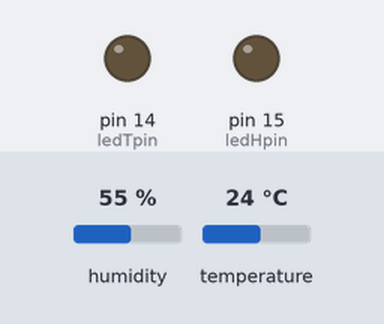
A sketch run on a simulated Arduino Uno, built with avr-gcc and run on an emulated ATmega328P. Shown: output pins drawn as LEDs (lit = HIGH). The test bench sets the inputs (shaded band); at power-on: humidity 55 %, temperature 24 °C. What the sketch prints to the serial monitor is not drawn.

Above: at 6.2 s.
6.3 s: humidity set to 59 %
At 8.4 s:
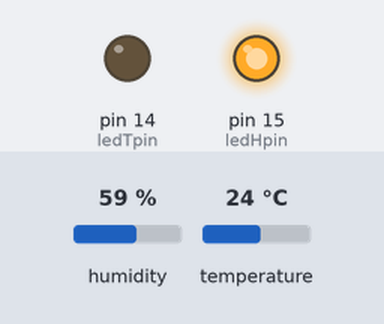
9.0 s: temperature set to 28 °C
11.7 s: temperature set to 31 °C
At 14.6 s:
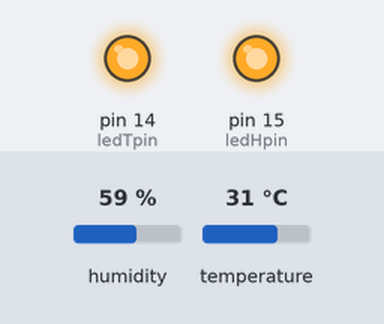
15.7 s: humidity set to 22 %
At 18.4 s:
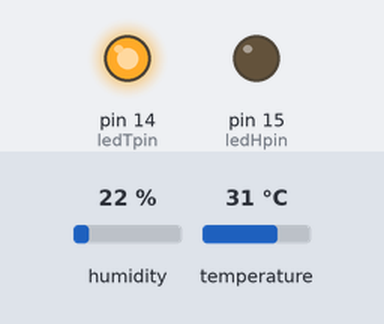
18.7 s: humidity set to 68 %
At 19.6 s:
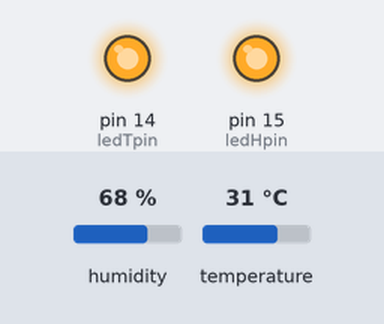
21.4 s: humidity set to 40 %
At 24.6 s:
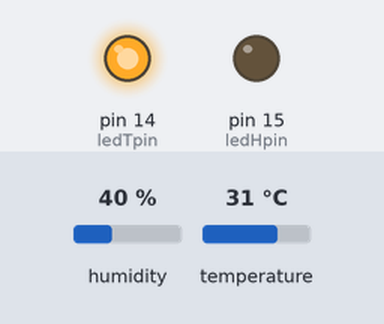
Timing chart, 0 to 25.8 s (numbered marks = the images above; inputs shaded):
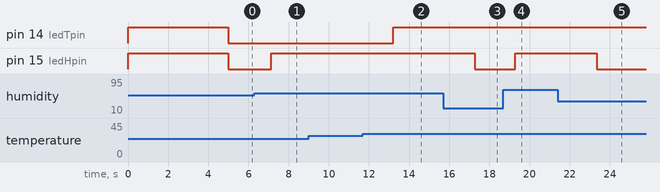

Measured:
- the behaviour switches between 57 and 58 % on humidity (found by bisection; images 0 and 1)
- the behaviour switches between 29 and 30 °C on temperature (found by bisection; images 1 and 2)
- after the input at 6.3 s, pin 15 (ledHpin): LOW → HIGH after 0.83 s
- after the input at 9.0 s, every drawn part: stays the same
- after the input at 11.7 s, pin 14 (ledTpin): LOW → HIGH after 1.5 s
- after the input at 15.7 s, pin 15 (ledHpin): HIGH → LOW after 1.6 s
- after the input at 18.7 s, pin 15 (ledHpin): LOW → HIGH after 0.59 s
- after the input at 21.4 s, pin 15 (ledHpin): HIGH → LOW after 1.9 s

The sketch:

fsiap_01.ino
```cpp
#include <Adafruit_Sensor.h>
#include <DHT.h>
#include <DHT_U.h>


#define DHTPIN 0
//int sensorPin = 0;

#define DHTTYPE DHT11

int firstReadingT = 0;
int firstReadingH = 0;

int ledTpin = 14;
int ledHpin = 15;

  char* t;
  char* h;

DHT dht(DHTPIN, DHTTYPE);

void setup() {
  Serial.begin(9600);
  dht.begin();
  pinMode(ledTpin, OUTPUT);
  pinMode(ledHpin, OUTPUT);
  digitalWrite(ledTpin, HIGH);
  digitalWrite(ledHpin, HIGH);
  delay(5000);
  digitalWrite(ledTpin, LOW);
  digitalWrite(ledHpin, LOW);
  t = "OFF";
  t = "OFF";
  firstReadingT = dht.readTemperature();
  firstReadingH = dht.readHumidity();
  Serial.println("Temperature;Unit;Initial;Unit;Difference;Unit;Status;Humidity;Unit;Initial;Unit;Difference;Unit;Status;Time");
}

void loop() {
  int curReadingT = dht.readTemperature();
  int curReadingH = dht.readHumidity();

  //Serial.println("=======================================");

  //Serial.println("Initial temperature: " + String(firstReadingT) + " ºC");
  //Serial.println("Current temperature: " + String(curReadingT) + " ºC");
  //Serial.println("Temperature difference: " + String(curReadingT-firstReadingT) + " ºC");

  //Serial.println("Initial humidity: " + String(firstReadingH) + "%");
  //Serial.println("Current humidity: " + String(curReadingH) + "%");
  //Serial.println("Humidity difference (%): " + String(((((float)curReadingH/firstReadingH)*100)-100)) + "%");

  if(curReadingT > firstReadingT+5){
    // Serial.println("Temperature LED on.");
    t = "ON";
    digitalWrite(ledTpin, HIGH);
  }
  else{
    // Serial.println("Temperature LED off.");
    t = "OFF";
    digitalWrite(ledTpin, LOW);
  }

  if(curReadingH > (firstReadingH+(firstReadingH*0.05))){
    // Serial.println("Humidity LED on.");
    h = "ON";
    digitalWrite(ledHpin, HIGH);
  }
  else{
    // Serial.println("Humidity LED off.");
    h = "OFF";
    digitalWrite(ledHpin, LOW);
  }

  Serial.print(String(curReadingT) + ";C;" + String(firstReadingT) + ";C;" + String(curReadingT-firstReadingT) + ";C;"
  + t + ";" + String(curReadingH) + ";%;" + String(firstReadingH) + ";%;" + String(((((float)curReadingH/firstReadingH)*100)-100)) + "%;"+ h +";");

  delay(1000);
}
```
